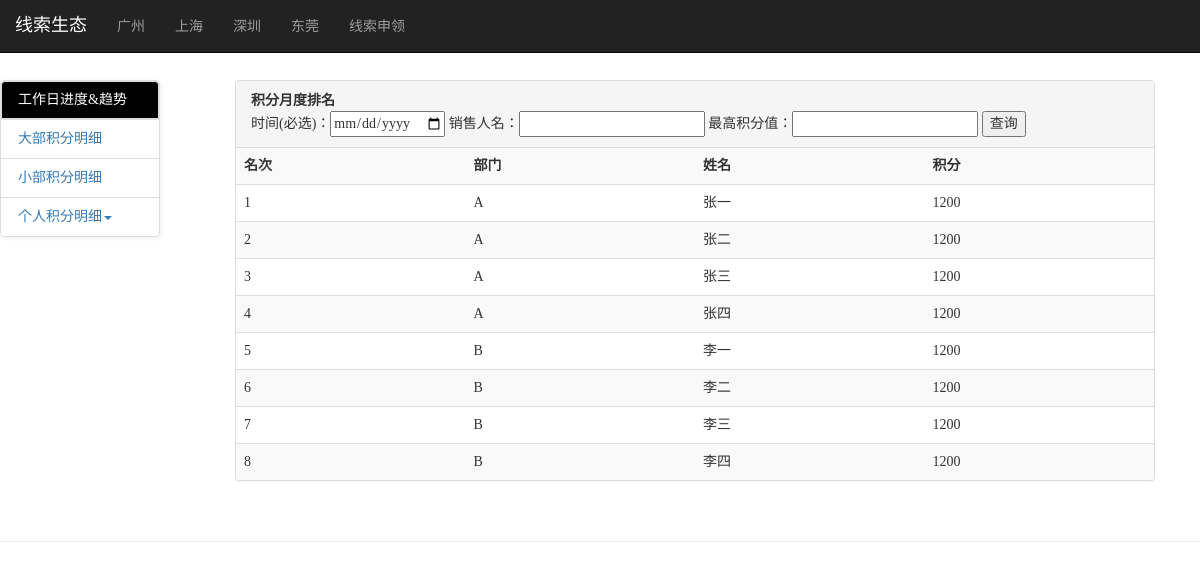
Page /person_rank/ on the committed database.
### app/models.py (models this page shows)
class All(models.Model):
    objects = models.Manager()
    id = models.BigAutoField(primary_key=True)
    op_unit_name = models.CharField(max_length=255, blank=True, null=True)
    db = models.CharField(db_column='DB', max_length=255, blank=True, null=True)  # Field name made lowercase.
    xb = models.CharField(db_column='XB', max_length=255, blank=True, null=True)  # Field name made lowercase.
    sale_name = models.CharField(max_length=255, blank=True, null=True)
    sale_num = models.CharField(max_length=255, blank=True, null=True)
    deadline_date = models.DateField(max_length=10, blank=True, null=True)
    his_all_score = models.FloatField(blank=True, null=True)
    his_cost_score = models.FloatField(blank=True, null=True)
    today_score = models.FloatField(blank=True, null=True)
    today_cost_score = models.FloatField(blank=True, null=True)
    score_balance = models.FloatField(blank=True, null=True)
    this_month_score = models.FloatField(blank=True, null=True)
    this_month_cost_score = models.FloatField(blank=True, null=True)
    g_pdate = models.CharField(max_length=10, blank=True, null=True)
    orm_objects = AllManager()
    class Meta:
        db_table = "clue_all"
        verbose_name = "累计积分汇总表（同步）"

### app/views.py (the view)
# urls.py: url(r'^person_rank/', views.person_rank),      # 个人积分排名
def person_rank(request):
    unit = request.GET.get('unit') if request.GET.get('unit') else ''
    deadline_date = datetime.strptime(request.GET.get('deadline_date'), '%Y-%m-%d').date() \
        if request.GET.get('deadline_date') else ''
    sale_name = request.GET.get('sale_name')
    lowest_score = int(request.GET.get('lowest_score')) if request.GET.get('lowest_score') else 50000
    if not deadline_date:
        per_rank = All.objects.filter(op_unit_name__contains=unit, deadline_date=yesterday)\
            .all().order_by('-this_month_score')
    else:
        per_rank = All.objects.filter(op_unit_name__contains=unit, deadline_date=deadline_date)\
            .all().order_by('-this_month_score')
    num_index = 1
    rank = []
    check_rank = {}
    for obj in per_rank:
        if obj.this_month_score > lowest_score:
            continue
        i_rank = dict()
        i_rank['index'] = num_index
        i_rank['xb'] = obj.xb
        i_rank['sale_name'] = obj.sale_name
        i_rank['this_month_score'] = obj.this_month_score
        if obj.deadline_date == deadline_date and obj.sale_name == sale_name:
            check_rank = i_rank
        num_index += 1
        rank.append(i_rank)
    if check_rank:
        rank = [check_rank]
    return render(request, 'person_rank.html', {
        'per_rank': rank,
        'unit': unit
        })

### app/templates/person_rank.html (shortened to what this page needs)
{% extends "base.html" %}
{% block sub_content %}
<div class="row">
    <div class="col-xs-12 col-sm-2 col-md-2 col-lg-2" id="myScrollspy">
      <div class="collapse navbar-collapse">
        <ul class="nav nav-tabs nav-stacked affix" data-spy="affix" data-offset-top="150">
          <li class="active"><a href="/detail?unit={{unit}}#workday">工作日进度&趋势</a></li>
          <li><a href="/detail?unit={{unit}}#DP">大部积分明细</a></li>
          <li><a href="/detail?unit={{unit}}#SP">小部积分明细</a></li>
          <li class="dropdown"> <a href="#" id= "personalMenu" class="dropdown-toggle" data-toggle="dropdown">个人积分明细<strong class="caret"></strong></a>
          </li>
        </ul>
      </div>
    </div>
  <div class="col-xs-10 col-sm-10 col-md-10 col-lg-10">
    <br>
    <br>
    <br>
    <div class="row clearfix">
    <div class="col-xs-12 col-sm-12 col-md-12 col-lg-12">
      <div class="panel panel-default">
        <div class="panel-heading">
          <form action="/person_rank">
          <strong>积分月度排名</strong> &nbsp;&nbsp;&nbsp;&nbsp;&nbsp;&nbsp;&nbsp;&nbsp;&nbsp;
          <br>
          时间(必选)：<input type="date" name="deadline_date" />
          销售人名：<input class="bootstro" data-bootstro-title="单人排名查询" data-bootstro-content="时间+人名查询该人该日排名状态" data-bootstro-placement="bottom" type="text" name="sale_name" />
          最高积分值：<input class="bootstro" data-bootstro-title="部分积分排名查询" data-bootstro-content="时间+积分值查询该日低于该积分的排名状况" data-bootstro-placement="bottom" type="text" name="lowest_score" />
          <input type="submit" value ="查询">
          </form>
        </div>
        <table class="table table-striped">
          <strong>
            <th>名次</th><th>部门</th><th>姓名</th><th>积分</th>
          </strong>
          {% for rank in per_rank %}
            <tr><td>{{rank.index}}</td><td>{{rank.xb}}</td><td>{{rank.sale_name}}</td><td>{{rank.this_month_score|floatformat}}</td></tr>
          {% empty %}
            <tr><td colspan="4"> 暂无数据 </td></tr>
          {% endfor %}
        </table>
      </div>
    </div>
    </div>
  </div>
</div>
{% endblock sub_content %}

### app/templates/base.html (shortened to what this page needs)
<!DOCTYPE html>
<html>
<head>
  <link rel="stylesheet" type="text/css" href="http://cdn.staticfile.org/twitter-bootstrap/3.0.1/css/bootstrap.min.css"/>
  <link rel="stylesheet" type="text/css" href="http://clu3.github.io/bootstro.js/bootstro.css">
</head>
<body data-spy="scroll" data-target="#myScrollspy">
  <div class="navbar navbar-inverse navbar-fixed-top">
    <div class="navbar-inner">
      <div class="container">
        <div class="row">
          <div class="col-xs-12 col-sm-12 col-md-12 col-lg-12">
            <div class="navbar navbar-inverse navbar-fixed-top">
              <div class="navbar-inner">
                <a class="navbar-brand bootstro" data-bootstro-step="0" data-bootstro-title="首页" data-bootstro-content="可查看各区当月的总积分趋势图" data-bootstro-placement="bottom" href="/">线索生态</a>
              </div>
              <div class="collapse navbar-collapse"  id="bs-example-navbar-collapse-1">
                <form action="detail">
                <ul class="nav navbar-nav nav-pills nav-stacked">
                  <li><a href="../detail?unit=广州" class="bootstro" data-bootstro-step="1" data-bootstro-title="分区首页" data-bootstro-content="分区的详情内容及个人信息" data-bootstro-placement="bottom">广州</a></li>
                  <li><a href="../detail?unit=上海" >上海</a></li>
                  <li><a href="../detail?unit=深" >深圳</a></li>
                  <li><a href="../detail?unit=东莞" >东莞</a></li>
                  <li><a href="http://shenling.duapp.com/" target="_blank" class="bootstro" data-bootstro-step="12" data-bootstro-title="线索申领" data-bootstro-content="跳转至“资源中心线索申领平台”页面" data-bootstro-placement="bottom">线索申领</a></li>
                </ul>
                </form>
              </div>
            </div>
          </div>
        </div>
      </div>
    </div>
  </div>
  <div class="container">
      <div class="col-xs-12 col-sm-12 col-md-12 col-lg-12">
        <br>
          {% block sub_content%}
          {% endblock sub_content%}
      </div>
  </div>
  <br/>
  <hr/>
</body>
</html>

### app/templates/base.html (style rules this page uses)
body { font-family: 微软雅黑 }
ul.nav-tabs li { margin: 0; border-top: 1px solid #ddd; }
ul.nav-tabs { width: 160px; margin-top: 60px; margin-right: auto; margin-left: -60px; border-radius: 4px; border: 1px solid #ddd; box-shadow: 1px 1px 4px rgba(0, 0, 0, 0.067); }
ul.nav-tabs li:first-child { border-top: none; }
ul.nav-tabs li a { margin: 0; padding: 8px 16px; border-radius: 0; }
ul.nav-tabs li.active a, ul.nav-tabs li.active a:hover { color: white; background: black; border: 1px solid #ddd; }
ul.nav-tabs li:first-child a { border-radius: 4px 4px 0 0; }
ul.nav-tabs li:last-child a { border-radius: 0 0 4px 4px; }

### rows in the picture
All: sale_name "张一", this_month_score "1200"
All: sale_name "张二", this_month_score "1200"
All: sale_name "张三", this_month_score "1200"
All: sale_name "张四", this_month_score "1200"
All: sale_name "李一", this_month_score "1200"
All: sale_name "李二", this_month_score "1200"
All: sale_name "李三", this_month_score "1200"
All: sale_name "李四", this_month_score "1200"

### other values in the picture
{{ rank.index }} "1" "2" "3" "4" "5" "6" "7" "8"
{{ rank.xb }} "A" "A" "A" "A" "B" "B" "B" "B"
